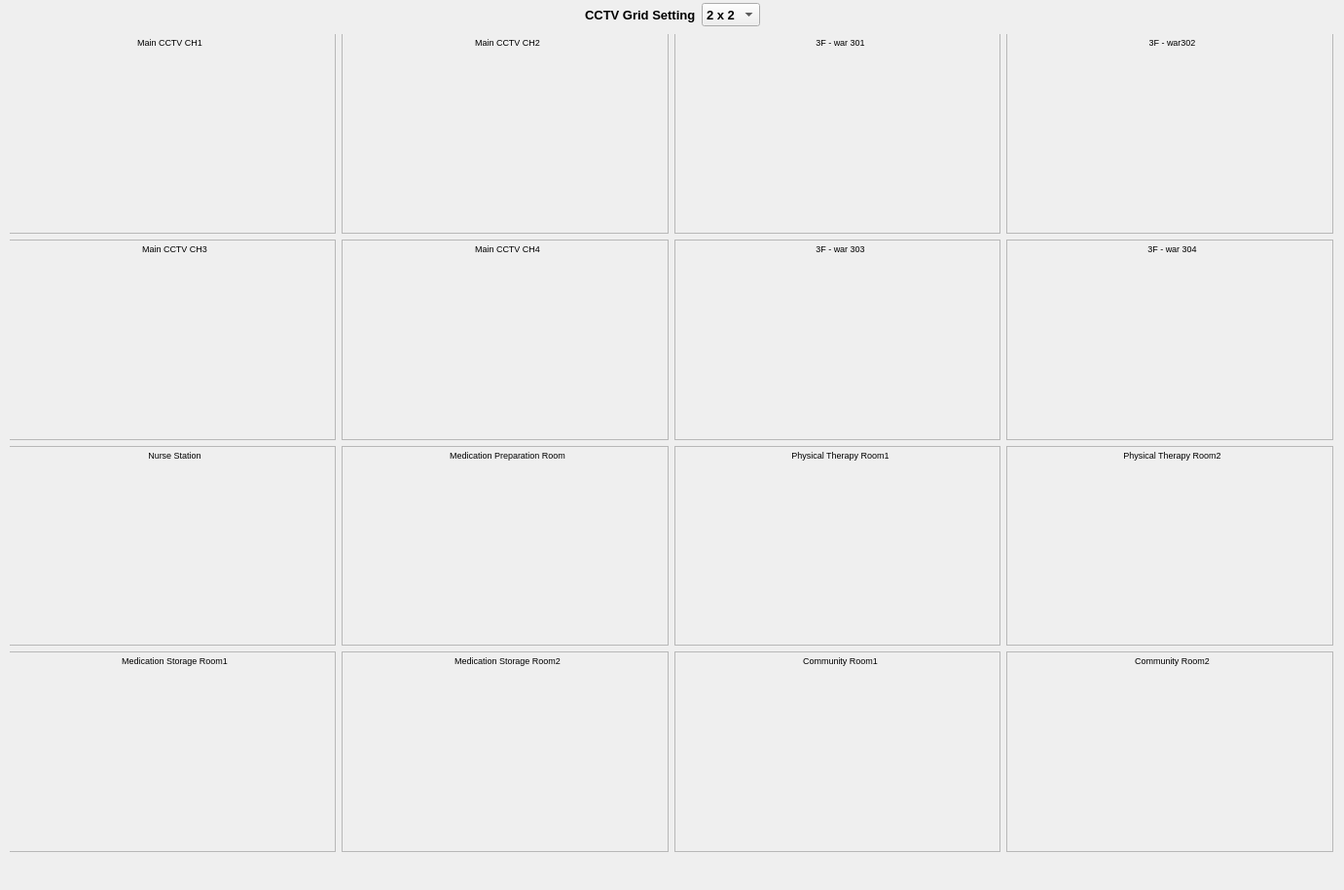
<?xml version="1.0" encoding="UTF-8"?>
<ui version="4.0">
 <class>AllCctvWindow</class>
 <widget class="QMainWindow" name="AllCctvWindow">
  <property name="geometry">
   <rect>
    <x>0</x>
    <y>0</y>
    <width>1381</width>
    <height>914</height>
   </rect>
  </property>
  <property name="sizePolicy">
   <sizepolicy hsizetype="Expanding" vsizetype="Expanding">
    <horstretch>0</horstretch>
    <verstretch>0</verstretch>
   </sizepolicy>
  </property>
  <property name="windowTitle">
   <string>MainWindow</string>
  </property>
  <widget class="QWidget" name="centralWidget">
   <property name="sizePolicy">
    <sizepolicy hsizetype="Expanding" vsizetype="Expanding">
     <horstretch>0</horstretch>
     <verstretch>0</verstretch>
    </sizepolicy>
   </property>
   <widget class="QWidget" name="verticalLayoutWidget">
    <property name="geometry">
     <rect>
      <x>10</x>
      <y>0</y>
      <width>1361</width>
      <height>881</height>
     </rect>
    </property>
    <layout class="QVBoxLayout" name="verticalLayout_root" stretch="1,0">
     <property name="sizeConstraint">
      <enum>QLayout::SizeConstraint::SetNoConstraint</enum>
     </property>
     <item>
      <widget class="QWidget" name="topBar" native="true">
       <property name="sizePolicy">
        <sizepolicy hsizetype="Expanding" vsizetype="Expanding">
         <horstretch>0</horstretch>
         <verstretch>0</verstretch>
        </sizepolicy>
       </property>
       <property name="maximumSize">
        <size>
         <width>16777215</width>
         <height>29</height>
        </size>
       </property>
       <widget class="QWidget" name="horizontalLayoutWidget">
        <property name="geometry">
         <rect>
          <x>0</x>
          <y>0</y>
          <width>1361</width>
          <height>31</height>
         </rect>
        </property>
        <layout class="QHBoxLayout" name="horizontalLayout">
         <item>
          <spacer name="horizontalSpacer_2">
           <property name="orientation">
            <enum>Qt::Orientation::Horizontal</enum>
           </property>
           <property name="sizeHint" stdset="0">
            <size>
             <width>40</width>
             <height>20</height>
            </size>
           </property>
          </spacer>
         </item>
         <item>
          <widget class="QLabel" name="labelTitle">
           <property name="maximumSize">
            <size>
             <width>16777215</width>
             <height>23</height>
            </size>
           </property>
           <property name="font">
            <font>
             <pointsize>10</pointsize>
             <bold>true</bold>
            </font>
           </property>
           <property name="text">
            <string>CCTV Grid Setting</string>
           </property>
          </widget>
         </item>
         <item>
          <widget class="QComboBox" name="comboGrid">
           <property name="minimumSize">
            <size>
             <width>1</width>
             <height>0</height>
            </size>
           </property>
           <property name="maximumSize">
            <size>
             <width>72</width>
             <height>24</height>
            </size>
           </property>
           <property name="font">
            <font>
             <pointsize>10</pointsize>
             <bold>true</bold>
            </font>
           </property>
           <item>
            <property name="text">
             <string>2 x 2</string>
            </property>
           </item>
           <item>
            <property name="text">
             <string>3 x 3</string>
            </property>
           </item>
           <item>
            <property name="text">
             <string>4 x 4</string>
            </property>
           </item>
          </widget>
         </item>
         <item>
          <spacer name="horizontalSpacer">
           <property name="orientation">
            <enum>Qt::Orientation::Horizontal</enum>
           </property>
           <property name="sizeHint" stdset="0">
            <size>
             <width>40</width>
             <height>20</height>
            </size>
           </property>
          </spacer>
         </item>
        </layout>
       </widget>
      </widget>
     </item>
     <item>
      <widget class="QWidget" name="gridArea" native="true">
       <property name="sizePolicy">
        <sizepolicy hsizetype="Expanding" vsizetype="Expanding">
         <horstretch>0</horstretch>
         <verstretch>0</verstretch>
        </sizepolicy>
       </property>
       <widget class="QWidget" name="gridLayoutWidget">
        <property name="geometry">
         <rect>
          <x>-1</x>
          <y>-1</y>
          <width>1361</width>
          <height>841</height>
         </rect>
        </property>
        <layout class="QGridLayout" name="gridLayout_tiles" rowstretch="1,1,1,1" columnstretch="1,1,1,1">
         <item row="0" column="2">
          <widget class="QFrame" name="tile05">
           <property name="sizePolicy">
            <sizepolicy hsizetype="Expanding" vsizetype="Expanding">
             <horstretch>0</horstretch>
             <verstretch>0</verstretch>
            </sizepolicy>
           </property>
           <property name="frameShape">
            <enum>QFrame::Shape::StyledPanel</enum>
           </property>
           <property name="frameShadow">
            <enum>QFrame::Shadow::Raised</enum>
           </property>
           <widget class="QWidget" name="verticalLayoutWidget_132">
            <property name="geometry">
             <rect>
              <x>0</x>
              <y>0</y>
              <width>341</width>
              <height>211</height>
             </rect>
            </property>
            <layout class="QVBoxLayout" name="verticalLayout_tile05">
             <item>
              <widget class="QLabel" name="labelVideoTitle05">
               <property name="sizePolicy">
                <sizepolicy hsizetype="Expanding" vsizetype="Expanding">
                 <horstretch>0</horstretch>
                 <verstretch>0</verstretch>
                </sizepolicy>
               </property>
               <property name="maximumSize">
                <size>
                 <width>16777215</width>
                 <height>18</height>
                </size>
               </property>
               <property name="font">
                <font>
                 <pointsize>7</pointsize>
                </font>
               </property>
               <property name="text">
                <string>3F - war 301</string>
               </property>
               <property name="alignment">
                <set>Qt::AlignmentFlag::AlignCenter</set>
               </property>
              </widget>
             </item>
             <item>
              <widget class="GstVideoWidget" name="labelVideo_tile05" native="true"/>
             </item>
            </layout>
           </widget>
          </widget>
         </item>
         <item row="3" column="1">
          <widget class="QFrame" name="tile12">
           <property name="sizePolicy">
            <sizepolicy hsizetype="Expanding" vsizetype="Expanding">
             <horstretch>0</horstretch>
             <verstretch>0</verstretch>
            </sizepolicy>
           </property>
           <property name="frameShape">
            <enum>QFrame::Shape::StyledPanel</enum>
           </property>
           <property name="frameShadow">
            <enum>QFrame::Shadow::Raised</enum>
           </property>
           <widget class="QWidget" name="verticalLayoutWidget_131">
            <property name="geometry">
             <rect>
              <x>0</x>
              <y>0</y>
              <width>341</width>
              <height>211</height>
             </rect>
            </property>
            <layout class="QVBoxLayout" name="verticalLayout_tile12">
             <item>
              <widget class="QLabel" name="labelVideoTitle12">
               <property name="sizePolicy">
                <sizepolicy hsizetype="Expanding" vsizetype="Expanding">
                 <horstretch>0</horstretch>
                 <verstretch>0</verstretch>
                </sizepolicy>
               </property>
               <property name="maximumSize">
                <size>
                 <width>16777215</width>
                 <height>18</height>
                </size>
               </property>
               <property name="font">
                <font>
                 <pointsize>7</pointsize>
                </font>
               </property>
               <property name="text">
                <string>Medication Storage Room2</string>
               </property>
               <property name="alignment">
                <set>Qt::AlignmentFlag::AlignCenter</set>
               </property>
              </widget>
             </item>
             <item>
              <widget class="GstVideoWidget" name="labelVideo_tile12" native="true"/>
             </item>
            </layout>
           </widget>
          </widget>
         </item>
         <item row="0" column="1">
          <widget class="QFrame" name="tile02">
           <property name="sizePolicy">
            <sizepolicy hsizetype="Expanding" vsizetype="Expanding">
             <horstretch>0</horstretch>
             <verstretch>0</verstretch>
            </sizepolicy>
           </property>
           <property name="frameShape">
            <enum>QFrame::Shape::StyledPanel</enum>
           </property>
           <property name="frameShadow">
            <enum>QFrame::Shadow::Raised</enum>
           </property>
           <widget class="QWidget" name="verticalLayoutWidget_130">
            <property name="geometry">
             <rect>
              <x>0</x>
              <y>0</y>
              <width>341</width>
              <height>211</height>
             </rect>
            </property>
            <layout class="QVBoxLayout" name="verticalLayout_tile02">
             <item>
              <widget class="QLabel" name="labelVideoTitle02">
               <property name="sizePolicy">
                <sizepolicy hsizetype="Expanding" vsizetype="Expanding">
                 <horstretch>0</horstretch>
                 <verstretch>0</verstretch>
                </sizepolicy>
               </property>
               <property name="maximumSize">
                <size>
                 <width>16777215</width>
                 <height>18</height>
                </size>
               </property>
               <property name="font">
                <font>
                 <pointsize>7</pointsize>
                </font>
               </property>
               <property name="text">
                <string>Main CCTV CH2</string>
               </property>
               <property name="alignment">
                <set>Qt::AlignmentFlag::AlignCenter</set>
               </property>
              </widget>
             </item>
             <item>
              <widget class="GstVideoWidget" name="labelVideo_tile02" native="true"/>
             </item>
            </layout>
           </widget>
          </widget>
         </item>
         <item row="0" column="0">
          <widget class="QFrame" name="tile01">
           <property name="sizePolicy">
            <sizepolicy hsizetype="Expanding" vsizetype="Expanding">
             <horstretch>0</horstretch>
             <verstretch>0</verstretch>
            </sizepolicy>
           </property>
           <property name="frameShape">
            <enum>QFrame::Shape::StyledPanel</enum>
           </property>
           <property name="frameShadow">
            <enum>QFrame::Shadow::Raised</enum>
           </property>
           <widget class="QWidget" name="verticalLayoutWidget_129">
            <property name="geometry">
             <rect>
              <x>0</x>
              <y>0</y>
              <width>331</width>
              <height>201</height>
             </rect>
            </property>
            <layout class="QVBoxLayout" name="verticalLayout_tile01">
             <property name="sizeConstraint">
              <enum>QLayout::SizeConstraint::SetDefaultConstraint</enum>
             </property>
             <property name="topMargin">
              <number>0</number>
             </property>
             <item>
              <widget class="QLabel" name="labelVideoTitle01">
               <property name="sizePolicy">
                <sizepolicy hsizetype="Expanding" vsizetype="Expanding">
                 <horstretch>0</horstretch>
                 <verstretch>0</verstretch>
                </sizepolicy>
               </property>
               <property name="maximumSize">
                <size>
                 <width>16777215</width>
                 <height>18</height>
                </size>
               </property>
               <property name="font">
                <font>
                 <pointsize>7</pointsize>
                </font>
               </property>
               <property name="text">
                <string>Main CCTV CH1</string>
               </property>
               <property name="alignment">
                <set>Qt::AlignmentFlag::AlignCenter</set>
               </property>
              </widget>
             </item>
             <item>
              <widget class="GstVideoWidget" name="labelVideo_tile01" native="true"/>
             </item>
            </layout>
           </widget>
          </widget>
         </item>
         <item row="3" column="3">
          <widget class="QFrame" name="tile16">
           <property name="sizePolicy">
            <sizepolicy hsizetype="Expanding" vsizetype="Expanding">
             <horstretch>0</horstretch>
             <verstretch>0</verstretch>
            </sizepolicy>
           </property>
           <property name="frameShape">
            <enum>QFrame::Shape::StyledPanel</enum>
           </property>
           <property name="frameShadow">
            <enum>QFrame::Shadow::Raised</enum>
           </property>
           <widget class="QWidget" name="verticalLayoutWidget_128">
            <property name="geometry">
             <rect>
              <x>0</x>
              <y>0</y>
              <width>341</width>
              <height>211</height>
             </rect>
            </property>
            <layout class="QVBoxLayout" name="verticalLayout_tile16">
             <item>
              <widget class="QLabel" name="labelVideoTitle16">
               <property name="sizePolicy">
                <sizepolicy hsizetype="Expanding" vsizetype="Expanding">
                 <horstretch>0</horstretch>
                 <verstretch>0</verstretch>
                </sizepolicy>
               </property>
               <property name="maximumSize">
                <size>
                 <width>16777215</width>
                 <height>18</height>
                </size>
               </property>
               <property name="font">
                <font>
                 <pointsize>7</pointsize>
                </font>
               </property>
               <property name="text">
                <string>Community Room2</string>
               </property>
               <property name="alignment">
                <set>Qt::AlignmentFlag::AlignCenter</set>
               </property>
              </widget>
             </item>
             <item>
              <widget class="GstVideoWidget" name="labelVideo_tile16" native="true"/>
             </item>
            </layout>
           </widget>
          </widget>
         </item>
         <item row="0" column="3">
          <widget class="QFrame" name="tile06">
           <property name="sizePolicy">
            <sizepolicy hsizetype="Expanding" vsizetype="Expanding">
             <horstretch>0</horstretch>
             <verstretch>0</verstretch>
            </sizepolicy>
           </property>
           <property name="frameShape">
            <enum>QFrame::Shape::StyledPanel</enum>
           </property>
           <property name="frameShadow">
            <enum>QFrame::Shadow::Raised</enum>
           </property>
           <widget class="QWidget" name="verticalLayoutWidget_127">
            <property name="geometry">
             <rect>
              <x>0</x>
              <y>0</y>
              <width>341</width>
              <height>211</height>
             </rect>
            </property>
            <layout class="QVBoxLayout" name="verticalLayout_tile06">
             <item>
              <widget class="QLabel" name="labelVideoTitle06">
               <property name="sizePolicy">
                <sizepolicy hsizetype="Expanding" vsizetype="Expanding">
                 <horstretch>0</horstretch>
                 <verstretch>0</verstretch>
                </sizepolicy>
               </property>
               <property name="maximumSize">
                <size>
                 <width>16777215</width>
                 <height>18</height>
                </size>
               </property>
               <property name="font">
                <font>
                 <pointsize>7</pointsize>
                </font>
               </property>
               <property name="text">
                <string>3F - war302</string>
               </property>
               <property name="alignment">
                <set>Qt::AlignmentFlag::AlignCenter</set>
               </property>
              </widget>
             </item>
             <item>
              <widget class="GstVideoWidget" name="labelVideo_tile06" native="true"/>
             </item>
            </layout>
           </widget>
          </widget>
         </item>
         <item row="3" column="0">
          <widget class="QFrame" name="tile11">
           <property name="sizePolicy">
            <sizepolicy hsizetype="Expanding" vsizetype="Expanding">
             <horstretch>0</horstretch>
             <verstretch>0</verstretch>
            </sizepolicy>
           </property>
           <property name="frameShape">
            <enum>QFrame::Shape::StyledPanel</enum>
           </property>
           <property name="frameShadow">
            <enum>QFrame::Shadow::Raised</enum>
           </property>
           <widget class="QWidget" name="verticalLayoutWidget_126">
            <property name="geometry">
             <rect>
              <x>0</x>
              <y>0</y>
              <width>341</width>
              <height>211</height>
             </rect>
            </property>
            <layout class="QVBoxLayout" name="verticalLayout_tile11">
             <item>
              <widget class="QLabel" name="labelVideoTitle11">
               <property name="sizePolicy">
                <sizepolicy hsizetype="Expanding" vsizetype="Expanding">
                 <horstretch>0</horstretch>
                 <verstretch>0</verstretch>
                </sizepolicy>
               </property>
               <property name="maximumSize">
                <size>
                 <width>16777215</width>
                 <height>18</height>
                </size>
               </property>
               <property name="font">
                <font>
                 <pointsize>7</pointsize>
                </font>
               </property>
               <property name="text">
                <string>Medication Storage Room1</string>
               </property>
               <property name="alignment">
                <set>Qt::AlignmentFlag::AlignCenter</set>
               </property>
              </widget>
             </item>
             <item>
              <widget class="GstVideoWidget" name="labelVideo_tile11" native="true"/>
             </item>
            </layout>
           </widget>
          </widget>
         </item>
         <item row="1" column="0">
          <widget class="QFrame" name="tile03">
           <property name="sizePolicy">
            <sizepolicy hsizetype="Expanding" vsizetype="Expanding">
             <horstretch>0</horstretch>
             <verstretch>0</verstretch>
            </sizepolicy>
           </property>
           <property name="frameShape">
            <enum>QFrame::Shape::StyledPanel</enum>
           </property>
           <property name="frameShadow">
            <enum>QFrame::Shadow::Raised</enum>
           </property>
           <widget class="QWidget" name="verticalLayoutWidget_136">
            <property name="geometry">
             <rect>
              <x>0</x>
              <y>0</y>
              <width>341</width>
              <height>211</height>
             </rect>
            </property>
            <layout class="QVBoxLayout" name="verticalLayout_tile03">
             <item>
              <widget class="QLabel" name="labelVideoTitle03">
               <property name="sizePolicy">
                <sizepolicy hsizetype="Expanding" vsizetype="Expanding">
                 <horstretch>0</horstretch>
                 <verstretch>0</verstretch>
                </sizepolicy>
               </property>
               <property name="maximumSize">
                <size>
                 <width>16777215</width>
                 <height>18</height>
                </size>
               </property>
               <property name="font">
                <font>
                 <pointsize>7</pointsize>
                </font>
               </property>
               <property name="text">
                <string>Main CCTV CH3</string>
               </property>
               <property name="alignment">
                <set>Qt::AlignmentFlag::AlignCenter</set>
               </property>
              </widget>
             </item>
             <item>
              <widget class="GstVideoWidget" name="labelVideo_tile03" native="true"/>
             </item>
            </layout>
           </widget>
          </widget>
         </item>
         <item row="3" column="2">
          <widget class="QFrame" name="tile15">
           <property name="sizePolicy">
            <sizepolicy hsizetype="Expanding" vsizetype="Expanding">
             <horstretch>0</horstretch>
             <verstretch>0</verstretch>
            </sizepolicy>
           </property>
           <property name="frameShape">
            <enum>QFrame::Shape::StyledPanel</enum>
           </property>
           <property name="frameShadow">
            <enum>QFrame::Shadow::Raised</enum>
           </property>
           <widget class="QWidget" name="verticalLayoutWidget_133">
            <property name="geometry">
             <rect>
              <x>0</x>
              <y>0</y>
              <width>341</width>
              <height>211</height>
             </rect>
            </property>
            <layout class="QVBoxLayout" name="verticalLayout_tile15">
             <item>
              <widget class="QLabel" name="labelVideoTitle15">
               <property name="sizePolicy">
                <sizepolicy hsizetype="Expanding" vsizetype="Expanding">
                 <horstretch>0</horstretch>
                 <verstretch>0</verstretch>
                </sizepolicy>
               </property>
               <property name="maximumSize">
                <size>
                 <width>16777215</width>
                 <height>18</height>
                </size>
               </property>
               <property name="font">
                <font>
                 <pointsize>7</pointsize>
                </font>
               </property>
               <property name="text">
                <string>Community Room1</string>
               </property>
               <property name="alignment">
                <set>Qt::AlignmentFlag::AlignCenter</set>
               </property>
              </widget>
             </item>
             <item>
              <widget class="GstVideoWidget" name="labelVideo_tile15" native="true"/>
             </item>
            </layout>
           </widget>
          </widget>
         </item>
         <item row="2" column="0">
          <widget class="QFrame" name="tile09">
           <property name="sizePolicy">
            <sizepolicy hsizetype="Expanding" vsizetype="Expanding">
             <horstretch>0</horstretch>
             <verstretch>0</verstretch>
            </sizepolicy>
           </property>
           <property name="frameShape">
            <enum>QFrame::Shape::StyledPanel</enum>
           </property>
           <property name="frameShadow">
            <enum>QFrame::Shadow::Raised</enum>
           </property>
           <widget class="QWidget" name="verticalLayoutWidget_137">
            <property name="geometry">
             <rect>
              <x>0</x>
              <y>0</y>
              <width>341</width>
              <height>211</height>
             </rect>
            </property>
            <layout class="QVBoxLayout" name="verticalLayout_tile09">
             <item>
              <widget class="QLabel" name="labelVideoTitle09">
               <property name="sizePolicy">
                <sizepolicy hsizetype="Expanding" vsizetype="Expanding">
                 <horstretch>0</horstretch>
                 <verstretch>0</verstretch>
                </sizepolicy>
               </property>
               <property name="maximumSize">
                <size>
                 <width>16777215</width>
                 <height>18</height>
                </size>
               </property>
               <property name="font">
                <font>
                 <pointsize>7</pointsize>
                </font>
               </property>
               <property name="text">
                <string>Nurse Station</string>
               </property>
               <property name="alignment">
                <set>Qt::AlignmentFlag::AlignCenter</set>
               </property>
              </widget>
             </item>
             <item>
              <widget class="GstVideoWidget" name="labelVideo_tile09" native="true"/>
             </item>
            </layout>
           </widget>
          </widget>
         </item>
         <item row="1" column="1">
          <widget class="QFrame" name="tile04">
           <property name="sizePolicy">
            <sizepolicy hsizetype="Expanding" vsizetype="Expanding">
             <horstretch>0</horstretch>
             <verstretch>0</verstretch>
            </sizepolicy>
           </property>
           <property name="frameShape">
            <enum>QFrame::Shape::StyledPanel</enum>
           </property>
           <property name="frameShadow">
            <enum>QFrame::Shadow::Raised</enum>
           </property>
           <widget class="QWidget" name="verticalLayoutWidget_138">
            <property name="geometry">
             <rect>
              <x>0</x>
              <y>0</y>
              <width>341</width>
              <height>211</height>
             </rect>
            </property>
            <layout class="QVBoxLayout" name="verticalLayout_tile04">
             <item>
              <widget class="QLabel" name="labelVideoTitle04">
               <property name="sizePolicy">
                <sizepolicy hsizetype="Expanding" vsizetype="Expanding">
                 <horstretch>0</horstretch>
                 <verstretch>0</verstretch>
                </sizepolicy>
               </property>
               <property name="maximumSize">
                <size>
                 <width>16777215</width>
                 <height>18</height>
                </size>
               </property>
               <property name="font">
                <font>
                 <pointsize>7</pointsize>
                </font>
               </property>
               <property name="text">
                <string>Main CCTV CH4</string>
               </property>
               <property name="alignment">
                <set>Qt::AlignmentFlag::AlignCenter</set>
               </property>
              </widget>
             </item>
             <item>
              <widget class="GstVideoWidget" name="labelVideo_tile04" native="true"/>
             </item>
            </layout>
           </widget>
          </widget>
         </item>
         <item row="2" column="1">
          <widget class="QFrame" name="tile10">
           <property name="sizePolicy">
            <sizepolicy hsizetype="Expanding" vsizetype="Expanding">
             <horstretch>0</horstretch>
             <verstretch>0</verstretch>
            </sizepolicy>
           </property>
           <property name="frameShape">
            <enum>QFrame::Shape::StyledPanel</enum>
           </property>
           <property name="frameShadow">
            <enum>QFrame::Shadow::Raised</enum>
           </property>
           <widget class="QWidget" name="verticalLayoutWidget_139">
            <property name="geometry">
             <rect>
              <x>0</x>
              <y>0</y>
              <width>341</width>
              <height>211</height>
             </rect>
            </property>
            <layout class="QVBoxLayout" name="verticalLayout_tile10">
             <item>
              <widget class="QLabel" name="labelVideoTitle10">
               <property name="sizePolicy">
                <sizepolicy hsizetype="Expanding" vsizetype="Expanding">
                 <horstretch>0</horstretch>
                 <verstretch>0</verstretch>
                </sizepolicy>
               </property>
               <property name="maximumSize">
                <size>
                 <width>16777215</width>
                 <height>18</height>
                </size>
               </property>
               <property name="font">
                <font>
                 <pointsize>7</pointsize>
                </font>
               </property>
               <property name="text">
                <string>Medication Preparation Room</string>
               </property>
               <property name="alignment">
                <set>Qt::AlignmentFlag::AlignCenter</set>
               </property>
              </widget>
             </item>
             <item>
              <widget class="GstVideoWidget" name="labelVideo_tile10" native="true"/>
             </item>
            </layout>
           </widget>
          </widget>
         </item>
         <item row="1" column="2">
          <widget class="QFrame" name="tile07">
           <property name="sizePolicy">
            <sizepolicy hsizetype="Expanding" vsizetype="Expanding">
             <horstretch>0</horstretch>
             <verstretch>0</verstretch>
            </sizepolicy>
           </property>
           <property name="frameShape">
            <enum>QFrame::Shape::StyledPanel</enum>
           </property>
           <property name="frameShadow">
            <enum>QFrame::Shadow::Raised</enum>
           </property>
           <widget class="QWidget" name="verticalLayoutWidget_140">
            <property name="geometry">
             <rect>
              <x>0</x>
              <y>0</y>
              <width>341</width>
              <height>211</height>
             </rect>
            </property>
            <layout class="QVBoxLayout" name="verticalLayout_tile07">
             <item>
              <widget class="QLabel" name="labelVideoTitle07">
               <property name="sizePolicy">
                <sizepolicy hsizetype="Expanding" vsizetype="Expanding">
                 <horstretch>0</horstretch>
                 <verstretch>0</verstretch>
                </sizepolicy>
               </property>
               <property name="maximumSize">
                <size>
                 <width>16777215</width>
                 <height>18</height>
                </size>
               </property>
               <property name="font">
                <font>
                 <pointsize>7</pointsize>
                </font>
               </property>
               <property name="text">
                <string>3F - war 303</string>
               </property>
               <property name="alignment">
                <set>Qt::AlignmentFlag::AlignCenter</set>
               </property>
              </widget>
             </item>
             <item>
              <widget class="GstVideoWidget" name="labelVideo_tile07" native="true"/>
             </item>
            </layout>
           </widget>
          </widget>
         </item>
         <item row="2" column="2">
          <widget class="QFrame" name="tile13">
           <property name="sizePolicy">
            <sizepolicy hsizetype="Expanding" vsizetype="Expanding">
             <horstretch>0</horstretch>
             <verstretch>0</verstretch>
            </sizepolicy>
           </property>
           <property name="frameShape">
            <enum>QFrame::Shape::StyledPanel</enum>
           </property>
           <property name="frameShadow">
            <enum>QFrame::Shadow::Raised</enum>
           </property>
           <widget class="QWidget" name="verticalLayoutWidget_141">
            <property name="geometry">
             <rect>
              <x>0</x>
              <y>0</y>
              <width>341</width>
              <height>211</height>
             </rect>
            </property>
            <layout class="QVBoxLayout" name="verticalLayout_tile13">
             <item>
              <widget class="QLabel" name="labelVideoTitle13">
               <property name="sizePolicy">
                <sizepolicy hsizetype="Expanding" vsizetype="Expanding">
                 <horstretch>0</horstretch>
                 <verstretch>0</verstretch>
                </sizepolicy>
               </property>
               <property name="maximumSize">
                <size>
                 <width>16777215</width>
                 <height>18</height>
                </size>
               </property>
               <property name="font">
                <font>
                 <pointsize>7</pointsize>
                </font>
               </property>
               <property name="text">
                <string>Physical Therapy Room1</string>
               </property>
               <property name="alignment">
                <set>Qt::AlignmentFlag::AlignCenter</set>
               </property>
              </widget>
             </item>
             <item>
              <widget class="GstVideoWidget" name="labelVideo_tile13" native="true"/>
             </item>
            </layout>
           </widget>
          </widget>
         </item>
         <item row="1" column="3">
          <widget class="QFrame" name="tile08">
           <property name="sizePolicy">
            <sizepolicy hsizetype="Expanding" vsizetype="Expanding">
             <horstretch>0</horstretch>
             <verstretch>0</verstretch>
            </sizepolicy>
           </property>
           <property name="frameShape">
            <enum>QFrame::Shape::StyledPanel</enum>
           </property>
           <property name="frameShadow">
            <enum>QFrame::Shadow::Raised</enum>
           </property>
           <widget class="QWidget" name="verticalLayoutWidget_142">
            <property name="geometry">
             <rect>
              <x>0</x>
              <y>0</y>
              <width>341</width>
              <height>211</height>
             </rect>
            </property>
            <layout class="QVBoxLayout" name="verticalLayout_tile08">
             <item>
              <widget class="QLabel" name="labelVideoTitle08">
               <property name="sizePolicy">
                <sizepolicy hsizetype="Expanding" vsizetype="Expanding">
                 <horstretch>0</horstretch>
                 <verstretch>0</verstretch>
                </sizepolicy>
               </property>
               <property name="maximumSize">
                <size>
                 <width>16777215</width>
                 <height>18</height>
                </size>
               </property>
               <property name="font">
                <font>
                 <pointsize>7</pointsize>
                </font>
               </property>
               <property name="text">
                <string>3F - war 304</string>
               </property>
               <property name="alignment">
                <set>Qt::AlignmentFlag::AlignCenter</set>
               </property>
              </widget>
             </item>
             <item>
              <widget class="GstVideoWidget" name="labelVideo_tile08" native="true"/>
             </item>
            </layout>
           </widget>
          </widget>
         </item>
         <item row="2" column="3">
          <widget class="QFrame" name="tile14">
           <property name="sizePolicy">
            <sizepolicy hsizetype="Expanding" vsizetype="Expanding">
             <horstretch>0</horstretch>
             <verstretch>0</verstretch>
            </sizepolicy>
           </property>
           <property name="frameShape">
            <enum>QFrame::Shape::StyledPanel</enum>
           </property>
           <property name="frameShadow">
            <enum>QFrame::Shadow::Raised</enum>
           </property>
           <widget class="QWidget" name="verticalLayoutWidget_143">
            <property name="geometry">
             <rect>
              <x>0</x>
              <y>0</y>
              <width>341</width>
              <height>211</height>
             </rect>
            </property>
            <layout class="QVBoxLayout" name="verticalLayout_tile14">
             <item>
              <widget class="QLabel" name="labelVideoTitle14">
               <property name="sizePolicy">
                <sizepolicy hsizetype="Expanding" vsizetype="Expanding">
                 <horstretch>0</horstretch>
                 <verstretch>0</verstretch>
                </sizepolicy>
               </property>
               <property name="maximumSize">
                <size>
                 <width>16777215</width>
                 <height>18</height>
                </size>
               </property>
               <property name="font">
                <font>
                 <pointsize>7</pointsize>
                </font>
               </property>
               <property name="text">
                <string>Physical Therapy Room2</string>
               </property>
               <property name="alignment">
                <set>Qt::AlignmentFlag::AlignCenter</set>
               </property>
              </widget>
             </item>
             <item>
              <widget class="GstVideoWidget" name="labelVideo_tile14" native="true"/>
             </item>
            </layout>
           </widget>
          </widget>
         </item>
        </layout>
       </widget>
      </widget>
     </item>
    </layout>
   </widget>
  </widget>
  <widget class="QMenuBar" name="menuBar">
   <property name="geometry">
    <rect>
     <x>0</x>
     <y>0</y>
     <width>1381</width>
     <height>21</height>
    </rect>
   </property>
  </widget>
 </widget>
 <customwidgets>
  <customwidget>
   <class>GstVideoWidget</class>
   <extends>QWidget</extends>
   <header>gstvideowidget.h</header>
   <container>1</container>
  </customwidget>
 </customwidgets>
 <resources/>
 <connections/>
</ui>
